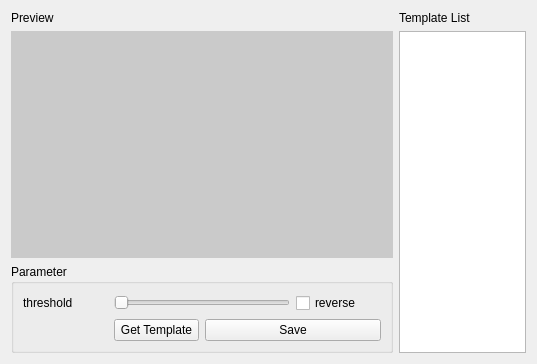
<?xml version="1.0" encoding="UTF-8"?>
<ui version="4.0">
 <class>Form</class>
 <widget class="QWidget" name="Form">
  <property name="geometry">
   <rect>
    <x>0</x>
    <y>0</y>
    <width>537</width>
    <height>364</height>
   </rect>
  </property>
  <property name="windowTitle">
   <string>Form</string>
  </property>
  <layout class="QHBoxLayout" name="horizontalLayout" stretch="3,1">
   <item>
    <layout class="QVBoxLayout" name="verticalLayout_3" stretch="0,0">
     <item>
      <layout class="QVBoxLayout" name="verticalLayout_2" stretch="0,1">
       <item>
        <widget class="QLabel" name="label_3">
         <property name="text">
          <string>Preview</string>
         </property>
        </widget>
       </item>
       <item>
        <widget class="QLabel" name="previewLabel">
         <property name="sizePolicy">
          <sizepolicy hsizetype="Preferred" vsizetype="Preferred">
           <horstretch>0</horstretch>
           <verstretch>0</verstretch>
          </sizepolicy>
         </property>
         <property name="styleSheet">
          <string notr="true">background-color: rgb(202, 202, 202);</string>
         </property>
         <property name="text">
          <string/>
         </property>
         <property name="scaledContents">
          <bool>false</bool>
         </property>
         <property name="alignment">
          <set>Qt::AlignCenter</set>
         </property>
        </widget>
       </item>
      </layout>
     </item>
     <item>
      <widget class="QGroupBox" name="groupBox">
       <property name="title">
        <string>Parameter</string>
       </property>
       <layout class="QGridLayout" name="gridLayout">
        <item row="0" column="0">
         <widget class="QLabel" name="label_4">
          <property name="text">
           <string>threshold</string>
          </property>
         </widget>
        </item>
        <item row="0" column="1" colspan="2">
         <widget class="QSlider" name="threshSlider">
          <property name="orientation">
           <enum>Qt::Horizontal</enum>
          </property>
         </widget>
        </item>
        <item row="0" column="3">
         <widget class="QCheckBox" name="reverseCheckBox">
          <property name="text">
           <string>reverse</string>
          </property>
         </widget>
        </item>
        <item row="1" column="1">
         <widget class="QPushButton" name="getButton">
          <property name="text">
           <string>Get Template</string>
          </property>
         </widget>
        </item>
        <item row="1" column="2" colspan="2">
         <widget class="QPushButton" name="saveButton">
          <property name="text">
           <string>Save</string>
          </property>
         </widget>
        </item>
       </layout>
      </widget>
     </item>
    </layout>
   </item>
   <item>
    <layout class="QVBoxLayout" name="verticalLayout">
     <item>
      <widget class="QLabel" name="label_2">
       <property name="text">
        <string>Template List</string>
       </property>
      </widget>
     </item>
     <item>
      <widget class="QListWidget" name="listWidget"/>
     </item>
    </layout>
   </item>
  </layout>
 </widget>
 <resources/>
 <connections/>
</ui>
